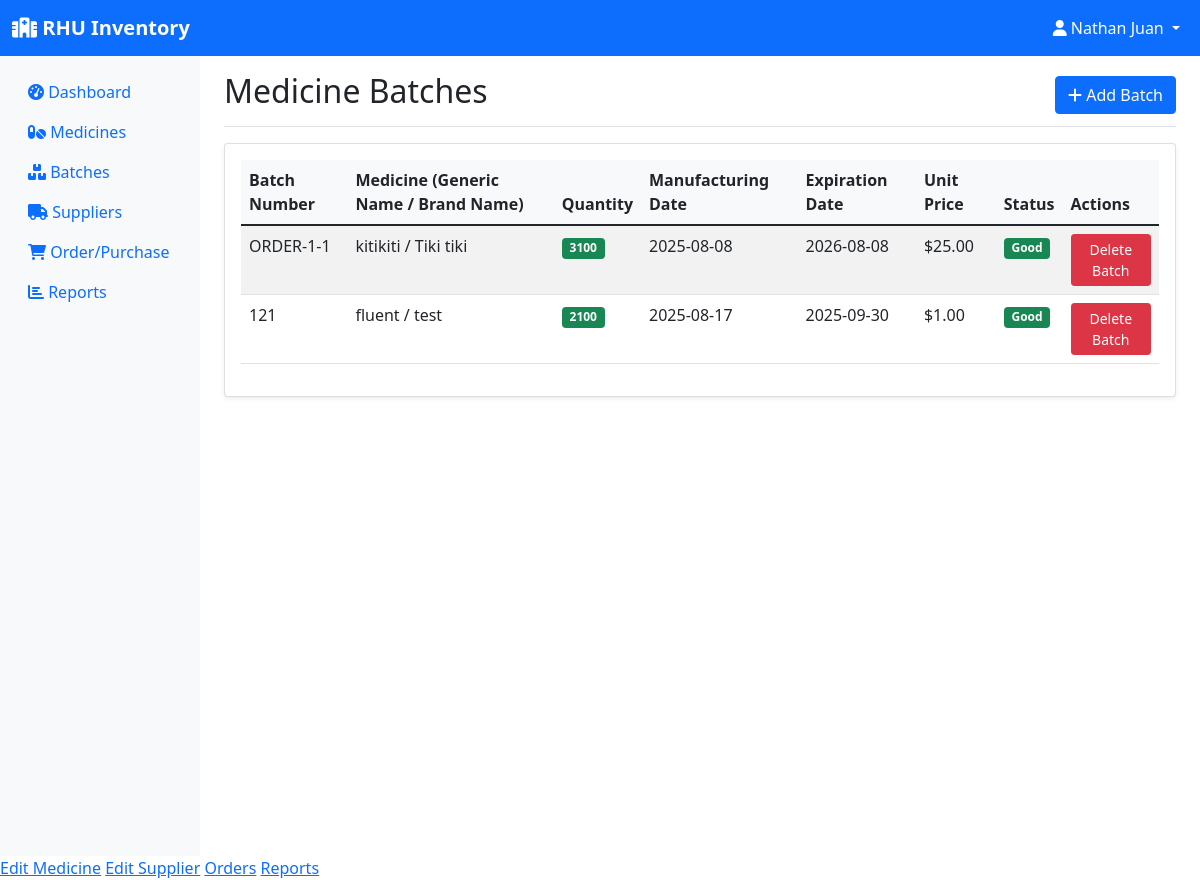
Page /batches (signed in) on the earlier database version.
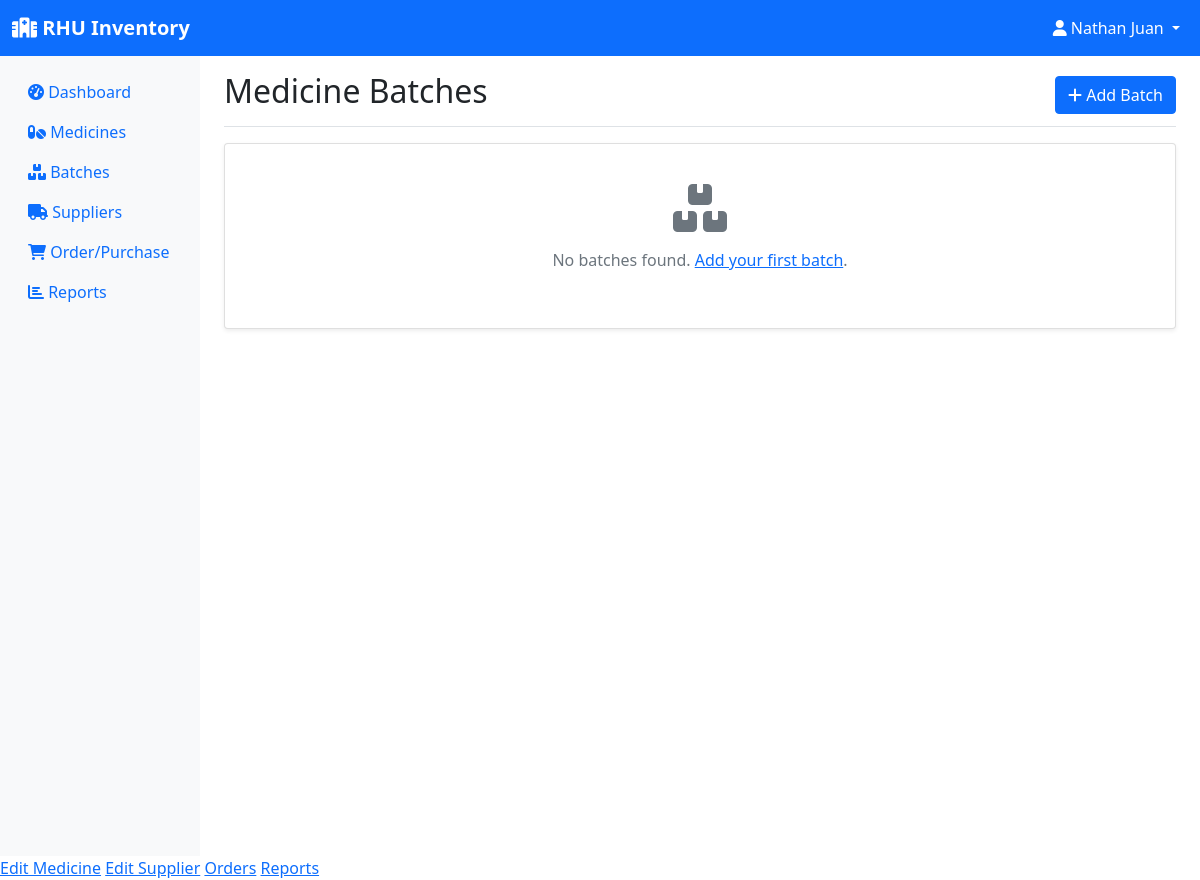
Same page on the later database version.
### models.py (models this page shows, shortened)
class Batch(db.Model):
    id = db.Column(db.Integer, primary_key=True)
    batch_number = db.Column(db.String(50), nullable=False)
    medicine_id = db.Column(db.Integer, db.ForeignKey('medicine.id'), nullable=False)
    quantity = db.Column(db.Integer, nullable=False)
    expiration_date = db.Column(db.Date, nullable=False)
    manufacturing_date = db.Column(db.Date)
    unit_price = db.Column(db.Float)
    created_at = db.Column(db.DateTime, default=datetime.utcnow)
    transactions = db.relationship('StockTransaction', backref='batch', lazy=True)
    @property
    def is_expired(self):
        return self.expiration_date < datetime.now().date()
    @property
    def days_until_expiration(self):
        delta = self.expiration_date - datetime.now().date()
        return delta.days

class Medicine(db.Model):
    id = db.Column(db.Integer, primary_key=True)
    name = db.Column(db.String(100), nullable=False)
    generic_name = db.Column(db.String(100))
    category = db.Column(db.String(50))
    unit = db.Column(db.String(20))  # e.g., tablets, bottles, etc.
    supplier_id = db.Column(db.Integer, db.ForeignKey('supplier.id'), nullable=False)
    created_at = db.Column(db.DateTime, default=datetime.utcnow)
    batches = db.relationship('Batch', backref='medicine', lazy=True)
    order_items = db.relationship('OrderItem', backref='medicine', lazy=True)

### app.py (the view)
@app.route('/batches')
@login_required
def batches():
    batches = Batch.query.all()
    return render_template('batches.html', batches=batches)

### app.py (called while the page is built)
@login_manager.user_loader
def load_user(user_id):
    return User.query.get(int(user_id))

### templates/batches.html (shortened to what this page needs)
{% extends "base.html" %}
{% block content %}
<div class="d-flex justify-content-between flex-wrap flex-md-nowrap align-items-center pt-3 pb-2 mb-3 border-bottom">
    <h1 class="h2">Medicine Batches</h1>
    {% if current_user.role != 'employee' %}
    <a href="{{ url_for('add_batch') }}" class="btn btn-primary">
        <i class="fas fa-plus"></i> Add Batch
    </a>
    {% endif %}
</div>
<div class="card">
    <div class="card-body">
        {% if batches %}
        <div class="table-responsive">
            <table class="table table-striped">
                <thead>
                    <tr>
                        <th>Batch Number</th>
                        <th>Medicine (Generic Name / Brand Name)</th>
                        <th>Quantity</th>
                        <th>Manufacturing Date</th>
                        <th>Expiration Date</th>
                        <th>Unit Price</th>
                        <th>Status</th>
                        <th>Actions</th>
                    </tr>
                </thead>
                <tbody>
                    {% for batch in batches %}
                    <tr>
                        <td>{{ batch.batch_number }}</td>
                        <td>{{ batch.medicine.generic_name }} / {{ batch.medicine.name }}</td>
                        <td>
                            <span class="badge bg-{{ 'danger' if batch.quantity <= 10 else 'success' }}">
                                {{ batch.quantity }}
                            </span>
                        </td>
                        <td>{{ batch.manufacturing_date or '-' }}</td>
                        <td>{{ batch.expiration_date }}</td>
                        <td>${{ "%.2f"|format(batch.unit_price or 0) }}</td>
                        <td>
                            {% if batch.is_expired %}
                                <span class="badge bg-danger">Expired</span>
                            {% elif batch.days_until_expiration <= 30 %}
                                <span class="badge bg-warning">Expiring Soon</span>
                            {% else %}
                                <span class="badge bg-success">Good</span>
                            {% endif %}
                        </td>
                        <td>
                            {% if current_user.role in ['admin', 'sub-admin'] %}
                            <form action="{{ url_for('delete_batch', id=batch.id) }}" method="post" style="display:inline;">
                                <button type="submit" class="btn btn-danger btn-sm"
                                    onclick="return confirm('Are you sure you want to delete this batch? This will only delete the stock, not the medicine itself.');">
                                    Delete Batch
                                </button>
                            </form>
                            {% endif %}
                        </td>
                    </tr>
                    {% endfor %}
                </tbody>
            </table>
        </div>
        {% else %}
        <div class="text-center py-4">
            <i class="fas fa-boxes fa-3x text-muted mb-3"></i>
            <p class="text-muted">No batches found. <a href="{{ url_for('add_batch') }}">Add your first batch</a>.</p>
        </div>
        {% endif %}
    </div>
</div>
{% endblock %}

Differences in the rows shown:
removed Batch: batch_number "ORDER-1-1", medicine.generic_name "kitikiti", medicine.name "Tiki tiki", quantity "3100", manufacturing_date "2025-08-08", expiration_date "2026-08-08", unit_price "25.00", shows "Good"
removed Batch: batch_number "121", medicine.generic_name "fluent", medicine.name "test", quantity "2100", manufacturing_date "2025-08-17", expiration_date "2025-09-30", unit_price "1.00", shows "Good"
Other differences:
text no longer shown: "Batch Number Medicine (Generic Name / Brand Name) Quantity Manufacturing Date Expiration Date Unit Price Status Actions"
text now shown: "No batches found. Add your first batch ."
